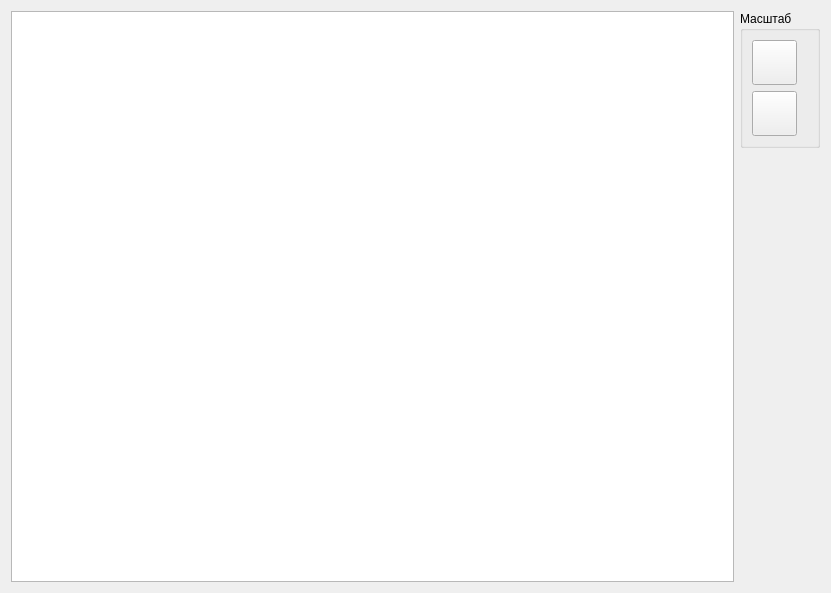
<?xml version="1.0" encoding="UTF-8"?>
<ui version="4.0">
 <class>WorkWnd</class>
 <widget class="QDialog" name="WorkWnd">
  <property name="geometry">
   <rect>
    <x>0</x>
    <y>0</y>
    <width>831</width>
    <height>591</height>
   </rect>
  </property>
  <property name="windowTitle">
   <string>Рабочее окно</string>
  </property>
  <layout class="QGridLayout" name="gridLayout">
   <item row="0" column="0">
    <layout class="QHBoxLayout" name="horizontalLayout">
     <item>
      <widget class="QGraphicsView" name="graphicsView">
       <property name="sizePolicy">
        <sizepolicy hsizetype="MinimumExpanding" vsizetype="MinimumExpanding">
         <horstretch>0</horstretch>
         <verstretch>0</verstretch>
        </sizepolicy>
       </property>
       <property name="minimumSize">
        <size>
         <width>691</width>
         <height>571</height>
        </size>
       </property>
       <property name="verticalScrollBarPolicy">
        <enum>Qt::ScrollBarAlwaysOff</enum>
       </property>
       <property name="horizontalScrollBarPolicy">
        <enum>Qt::ScrollBarAlwaysOff</enum>
       </property>
      </widget>
     </item>
     <item>
      <layout class="QVBoxLayout" name="verticalLayout">
       <item>
        <widget class="QGroupBox" name="groupBox">
         <property name="title">
          <string>Масштаб</string>
         </property>
         <layout class="QFormLayout" name="formLayout">
          <item row="0" column="0">
           <widget class="QPushButton" name="pButMult2">
            <property name="minimumSize">
             <size>
              <width>45</width>
              <height>45</height>
             </size>
            </property>
            <property name="focusPolicy">
             <enum>Qt::NoFocus</enum>
            </property>
            <property name="styleSheet">
             <string notr="true"/>
            </property>
            <property name="text">
             <string/>
            </property>
            <property name="icon">
             <iconset resource="res.qrc">
              <normaloff>:/x2.png</normaloff>:/x2.png</iconset>
            </property>
            <property name="iconSize">
             <size>
              <width>30</width>
              <height>30</height>
             </size>
            </property>
           </widget>
          </item>
          <item row="1" column="0">
           <widget class="QPushButton" name="pButDiv2">
            <property name="minimumSize">
             <size>
              <width>45</width>
              <height>45</height>
             </size>
            </property>
            <property name="focusPolicy">
             <enum>Qt::NoFocus</enum>
            </property>
            <property name="text">
             <string/>
            </property>
            <property name="icon">
             <iconset resource="res.qrc">
              <normaloff>:/div2.png</normaloff>:/div2.png</iconset>
            </property>
            <property name="iconSize">
             <size>
              <width>30</width>
              <height>30</height>
             </size>
            </property>
           </widget>
          </item>
         </layout>
        </widget>
       </item>
       <item>
        <spacer name="verticalSpacer_3">
         <property name="orientation">
          <enum>Qt::Vertical</enum>
         </property>
         <property name="sizeHint" stdset="0">
          <size>
           <width>20</width>
           <height>40</height>
          </size>
         </property>
        </spacer>
       </item>
       <item>
        <spacer name="verticalSpacer_2">
         <property name="orientation">
          <enum>Qt::Vertical</enum>
         </property>
         <property name="sizeHint" stdset="0">
          <size>
           <width>20</width>
           <height>60</height>
          </size>
         </property>
        </spacer>
       </item>
       <item>
        <spacer name="verticalSpacer">
         <property name="orientation">
          <enum>Qt::Vertical</enum>
         </property>
         <property name="sizeHint" stdset="0">
          <size>
           <width>20</width>
           <height>40</height>
          </size>
         </property>
        </spacer>
       </item>
      </layout>
     </item>
    </layout>
   </item>
  </layout>
 </widget>
 <resources>
  <include location="res.qrc"/>
 </resources>
 <connections/>
</ui>
